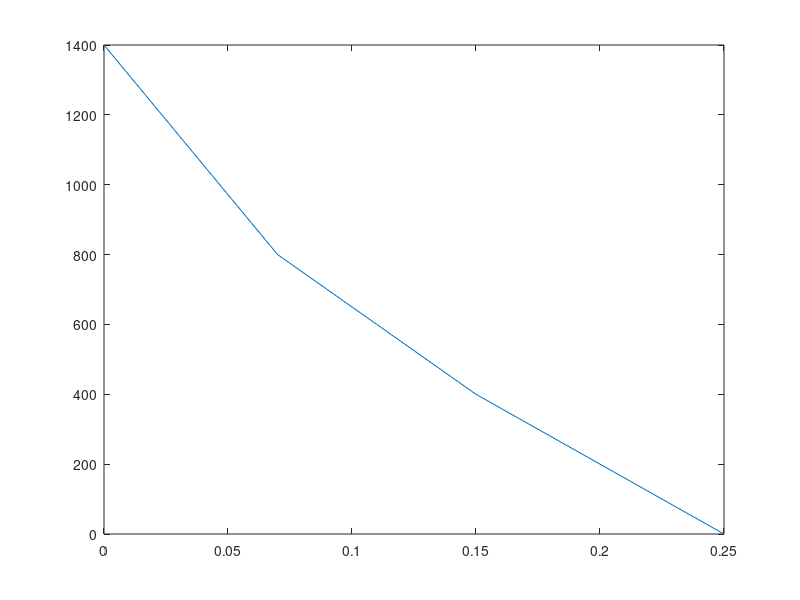

Write the MATLAB code that produced this figure. (Note: this script raises an error after producing the figure.)
clc                 %Command Line Clear
clear               %Clear the workspace of stored variables
close all           %Close all open figures

% x = [0, 0.1, 0.17, 0.25]';
% y = [630, 300, 150, 0]';
% 
% figure
% plot(x, y)
% 
% 
% tenFit = fit(x, y, 'exp2');
% 
% xFit = linspace(0, 0.25);
% yFit = tenFit(xFit);
% 
% figure
% hold on
% plot(xc, yc, '.')
% plot(x, y, 'r.')
% plot(xFit, yFit)
% hold off

x = [0, 0.07, 0.11, 0.15, 0.25]';
y = [1400, 800, 600, 400, 0]';

figure
plot(x, y)


twentyFit = fit(x, y, 'poly3');

xFit = linspace(0, 0.25);
yFit = twentyFit(xFit);

figure
hold on
plot(x, y, 'r.')
plot(xFit, yFit)
hold off
% 
% x = [0, 0.06, 0.12, 0.15, 0.25]';
% y = [6000, 3500, 2000, 1500, 0]';
% 
% figure
% plot(x, y)
% 
% 
% twentyFit = fit(x, y, 'poly3');
% 
% xFit = linspace(0, 0.25);
% yFit = twentyFit(xFit);
% 
% figure
% hold on
% plot(x, y, 'r.')
% plot(xFit, yFit)
% hold off
